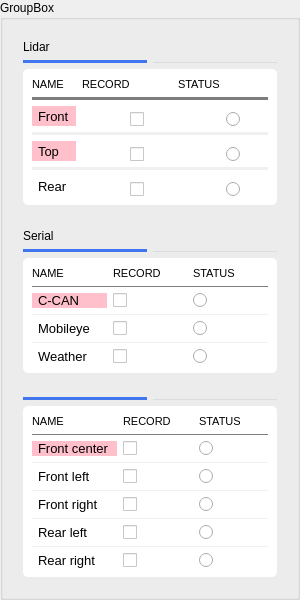
          <widget class="QGroupBox" name="leftContent_2">
           <property name="minimumSize">
            <size>
             <width>300</width>
             <height>0</height>
            </size>
           </property>
           <property name="maximumSize">
            <size>
             <width>300</width>
             <height>16777215</height>
            </size>
           </property>
           <property name="title">
            <string>GroupBox</string>
           </property>
           <layout class="QGridLayout" name="gridLayout_8">
            <item row="0" column="0">
             <widget class="QGroupBox" name="gr_lidar_3">
              <property name="styleSheet">
               <string notr="true">/*QGroupBox{
border-top:1px solid red;
margin-top:19px;
font-size:14px;
}
QGroupBox::title {
  subcontrol-origin: margin;
    subcontrol-position:left top; 
   padding:0;
	heiight:20px;
    background-color: transparent;
	border-bottom:4px solid red;
	visibility:hidden;
}*/

QGroupBox{
 	background-color: transparent;
	border:0;
}</string>
              </property>
              <property name="title">
               <string/>
              </property>
              <layout class="QGridLayout" name="gridLayout_29">
               <item row="0" column="0" colspan="2">
                <widget class="QLabel" name="label_43">
                 <property name="maximumSize">
                  <size>
                   <width>16777215</width>
                   <height>20</height>
                  </size>
                 </property>
                 <property name="styleSheet">
                  <string notr="true">font:14px 'Roboto';</string>
                 </property>
                 <property name="text">
                  <string>Lidar</string>
                 </property>
                </widget>
               </item>
               <item row="1" column="0">
                <widget class="Line" name="line_47">
                 <property name="styleSheet">
                  <string notr="true">background:#4175f0;
border:0;
width:25px;
height:4px;

</string>
                 </property>
                 <property name="orientation">
                  <enum>Qt::Horizontal</enum>
                 </property>
                </widget>
               </item>
               <item row="1" column="1">
                <widget class="Line" name="line_39">
                 <property name="styleSheet">
                  <string notr="true">background:transparent;
border-bottom:1px solid #dcdcdc;
</string>
                 </property>
                 <property name="orientation">
                  <enum>Qt::Horizontal</enum>
                 </property>
                </widget>
               </item>
               <item row="2" column="0" colspan="2">
                <widget class="QWidget" name="widget_17" native="true">
                 <property name="styleSheet">
                  <string notr="true">background:#ffffff;
border:0;
border-radius:5px;
font-size:13px;
</string>
                 </property>
                 <layout class="QGridLayout" name="gridLayout_4">
                  <item row="0" column="0">
                   <widget class="QLabel" name="lblTitle_28">
                    <property name="styleSheet">
                     <string notr="true">font-size:11px;</string>
                    </property>
                    <property name="text">
                     <string>NAME</string>
                    </property>
                   </widget>
                  </item>
                  <item row="0" column="1" colspan="2">
                   <widget class="QLabel" name="lblTitle_29">
                    <property name="styleSheet">
                     <string notr="true">font-size:11px;</string>
                    </property>
                    <property name="text">
                     <string>RECORD</string>
                    </property>
                   </widget>
                  </item>
                  <item row="0" column="3" colspan="2">
                   <widget class="QLabel" name="lblTitle_30">
                    <property name="styleSheet">
                     <string notr="true">font-size:11px;</string>
                    </property>
                    <property name="text">
                     <string>STATUS</string>
                    </property>
                   </widget>
                  </item>
                  <item row="1" column="0" colspan="5">
                   <widget class="Line" name="line_50">
                    <property name="styleSheet">
                     <string notr="true">background:#7d7d7d;</string>
                    </property>
                    <property name="orientation">
                     <enum>Qt::Horizontal</enum>
                    </property>
                   </widget>
                  </item>
                  <item row="2" column="0" rowspan="2">
                   <widget class="QLabel" name="label_44">
                    <property name="styleSheet">
                     <string notr="true">background:pink;
border-radius:0;
padding-left:3px;
padding-right:3px;</string>
                    </property>
                    <property name="text">
                     <string>Front</string>
                    </property>
                   </widget>
                  </item>
                  <item row="3" column="2">
                   <widget class="QCheckBox" name="chk_front_10">
                    <property name="text">
                     <string/>
                    </property>
                   </widget>
                  </item>
                  <item row="3" column="4">
                   <widget class="QRadioButton" name="radioButton_27">
                    <property name="text">
                     <string/>
                    </property>
                   </widget>
                  </item>
                  <item row="4" column="0" colspan="5">
                   <widget class="Line" name="line_48">
                    <property name="minimumSize">
                     <size>
                      <width>0</width>
                      <height>1</height>
                     </size>
                    </property>
                    <property name="styleSheet">
                     <string notr="true">background:#f0f0f0;</string>
                    </property>
                    <property name="orientation">
                     <enum>Qt::Horizontal</enum>
                    </property>
                   </widget>
                  </item>
                  <item row="5" column="0" rowspan="2">
                   <widget class="QLabel" name="label_45">
                    <property name="styleSheet">
                     <string notr="true">border-radius:0;
padding-left:3px;
padding-right:3px;
background-color:pink;</string>
                    </property>
                    <property name="text">
                     <string>Top</string>
                    </property>
                   </widget>
                  </item>
                  <item row="6" column="2">
                   <widget class="QCheckBox" name="chk_rear_10">
                    <property name="text">
                     <string/>
                    </property>
                   </widget>
                  </item>
                  <item row="6" column="4">
                   <widget class="QRadioButton" name="radioButton_32">
                    <property name="text">
                     <string/>
                    </property>
                   </widget>
                  </item>
                  <item row="7" column="0" colspan="5">
                   <widget class="Line" name="line_49">
                    <property name="minimumSize">
                     <size>
                      <width>0</width>
                      <height>1</height>
                     </size>
                    </property>
                    <property name="styleSheet">
                     <string notr="true">background:#f0f0f0;</string>
                    </property>
                    <property name="orientation">
                     <enum>Qt::Horizontal</enum>
                    </property>
                   </widget>
                  </item>
                  <item row="8" column="0" rowspan="2">
                   <widget class="QLabel" name="label_46">
                    <property name="styleSheet">
                     <string notr="true">border-radius:0;
padding-left:3px;
padding-right:3px;</string>
                    </property>
                    <property name="text">
                     <string>Rear</string>
                    </property>
                   </widget>
                  </item>
                  <item row="9" column="2">
                   <widget class="QCheckBox" name="chk_top_11">
                    <property name="text">
                     <string/>
                    </property>
                   </widget>
                  </item>
                  <item row="9" column="4">
                   <widget class="QRadioButton" name="radioButton_33">
                    <property name="text">
                     <string/>
                    </property>
                   </widget>
                  </item>
                 </layout>
                </widget>
               </item>
              </layout>
             </widget>
            </item>
            <item row="1" column="0">
             <widget class="QGroupBox" name="groupBox_2">
              <property name="styleSheet">
               <string notr="true">/*QGroupBox{
border-top:1px solid red;
margin-top:19px;
font-size:14px;
}
QGroupBox::title {
  subcontrol-origin: margin;
    subcontrol-position:left top; 
   padding:0;
	heiight:20px;
    background-color: transparent;
	border-bottom:4px solid red;
	visibility:hidden;
}*/

QGroupBox{
 	background-color: transparent;
	border:0;
}</string>
              </property>
              <property name="title">
               <string/>
              </property>
              <layout class="QGridLayout" name="gridLayout_12">
               <item row="0" column="0" colspan="2">
                <widget class="QLabel" name="label_12">
                 <property name="maximumSize">
                  <size>
                   <width>16777215</width>
                   <height>20</height>
                  </size>
                 </property>
                 <property name="styleSheet">
                  <string notr="true">font:14px 'Roboto';</string>
                 </property>
                 <property name="text">
                  <string>Serial</string>
                 </property>
                </widget>
               </item>
               <item row="1" column="0">
                <widget class="Line" name="line_54">
                 <property name="styleSheet">
                  <string notr="true">background:#4175f0;
border:0;
width:25px;
height:4px;

</string>
                 </property>
                 <property name="orientation">
                  <enum>Qt::Horizontal</enum>
                 </property>
                </widget>
               </item>
               <item row="1" column="1">
                <widget class="Line" name="line_53">
                 <property name="styleSheet">
                  <string notr="true">background:transparent;
border-bottom:1px solid #dcdcdc;
</string>
                 </property>
                 <property name="orientation">
                  <enum>Qt::Horizontal</enum>
                 </property>
                </widget>
               </item>
               <item row="2" column="0" colspan="2">
                <widget class="QWidget" name="widget_18" native="true">
                 <property name="styleSheet">
                  <string notr="true">background:#ffffff;
border:0;
border-radius:5px;
font-size:13px;
</string>
                 </property>
                 <layout class="QGridLayout" name="gridLayout_13">
                  <item row="0" column="0">
                   <widget class="QLabel" name="lblTitle_31">
                    <property name="styleSheet">
                     <string notr="true">font-size:11px;</string>
                    </property>
                    <property name="text">
                     <string>NAME</string>
                    </property>
                   </widget>
                  </item>
                  <item row="0" column="1">
                   <widget class="QLabel" name="lblTitle_32">
                    <property name="styleSheet">
                     <string notr="true">font-size:11px;</string>
                    </property>
                    <property name="text">
                     <string>RECORD</string>
                    </property>
                   </widget>
                  </item>
                  <item row="0" column="2">
                   <widget class="QLabel" name="lblTitle_33">
                    <property name="styleSheet">
                     <string notr="true">font-size:11px;</string>
                    </property>
                    <property name="text">
                     <string>STATUS</string>
                    </property>
                   </widget>
                  </item>
                  <item row="1" column="0" colspan="3">
                   <widget class="Line" name="line_58">
                    <property name="minimumSize">
                     <size>
                      <width>0</width>
                      <height>1</height>
                     </size>
                    </property>
                    <property name="maximumSize">
                     <size>
                      <width>16777215</width>
                      <height>1</height>
                     </size>
                    </property>
                    <property name="styleSheet">
                     <string notr="true">background:#7d7d7d;</string>
                    </property>
                    <property name="orientation">
                     <enum>Qt::Horizontal</enum>
                    </property>
                   </widget>
                  </item>
                  <item row="2" column="0">
                   <widget class="QLabel" name="label_47">
                    <property name="styleSheet">
                     <string notr="true">background:pink;
border-radius:0;
padding-left:3px;
padding-right:3px;</string>
                    </property>
                    <property name="text">
                     <string>C-CAN</string>
                    </property>
                   </widget>
                  </item>
                  <item row="2" column="1">
                   <widget class="QCheckBox" name="chk_front_11">
                    <property name="text">
                     <string/>
                    </property>
                   </widget>
                  </item>
                  <item row="2" column="2">
                   <widget class="QRadioButton" name="radioButton_34">
                    <property name="text">
                     <string/>
                    </property>
                   </widget>
                  </item>
                  <item row="3" column="0" colspan="3">
                   <widget class="Line" name="line_55">
                    <property name="minimumSize">
                     <size>
                      <width>0</width>
                      <height>1</height>
                     </size>
                    </property>
                    <property name="maximumSize">
                     <size>
                      <width>16777215</width>
                      <height>1</height>
                     </size>
                    </property>
                    <property name="styleSheet">
                     <string notr="true">background:#f0f0f0;</string>
                    </property>
                    <property name="orientation">
                     <enum>Qt::Horizontal</enum>
                    </property>
                   </widget>
                  </item>
                  <item row="4" column="0">
                   <widget class="QLabel" name="label_48">
                    <property name="styleSheet">
                     <string notr="true">border-radius:0;
padding-left:3px;
padding-right:3px;</string>
                    </property>
                    <property name="text">
                     <string>Mobileye</string>
                    </property>
                   </widget>
                  </item>
                  <item row="4" column="1">
                   <widget class="QCheckBox" name="chk_rear_11">
                    <property name="text">
                     <string/>
                    </property>
                   </widget>
                  </item>
                  <item row="4" column="2">
                   <widget class="QRadioButton" name="radioButton_35">
                    <property name="text">
                     <string/>
                    </property>
                   </widget>
                  </item>
                  <item row="5" column="0" colspan="3">
                   <widget class="Line" name="line_56">
                    <property name="minimumSize">
                     <size>
                      <width>0</width>
                      <height>1</height>
                     </size>
                    </property>
                    <property name="maximumSize">
                     <size>
                      <width>16777215</width>
                      <height>1</height>
                     </size>
                    </property>
                    <property name="styleSheet">
                     <string notr="true">background:#f0f0f0;</string>
                    </property>
                    <property name="orientation">
                     <enum>Qt::Horizontal</enum>
                    </property>
                   </widget>
                  </item>
                  <item row="6" column="0">
                   <widget class="QLabel" name="label_49">
                    <property name="styleSheet">
                     <string notr="true">border-radius:0;
padding-left:3px;
padding-right:3px;</string>
                    </property>
                    <property name="text">
                     <string>Weather</string>
                    </property>
                   </widget>
                  </item>
                  <item row="6" column="1">
                   <widget class="QCheckBox" name="chk_top_14">
                    <property name="text">
                     <string/>
                    </property>
                   </widget>
                  </item>
                  <item row="6" column="2">
                   <widget class="QRadioButton" name="radioButton_36">
                    <property name="text">
                     <string/>
                    </property>
                   </widget>
                  </item>
                 </layout>
                </widget>
               </item>
              </layout>
             </widget>
            </item>
            <item row="2" column="0">
             <widget class="QGroupBox" name="groupBox_7">
              <property name="styleSheet">
               <string notr="true">/*QGroupBox{
border-top:1px solid red;
margin-top:19px;
font-size:14px;
}
QGroupBox::title {
  subcontrol-origin: margin;
    subcontrol-position:left top; 
   padding:0;
	heiight:20px;
    background-color: transparent;
	border-bottom:4px solid red;
	visibility:hidden;
}*/

QGroupBox{
 	background-color: transparent;
	border:0;
}</string>
              </property>
              <property name="title">
               <string/>
              </property>
              <layout class="QGridLayout" name="gridLayout_14">
               <item row="1" column="0">
                <widget class="Line" name="line_65">
                 <property name="styleSheet">
                  <string notr="true">background:#4175f0;
border:0;
width:25px;
height:4px;

</string>
                 </property>
                 <property name="orientation">
                  <enum>Qt::Horizontal</enum>
                 </property>
                </widget>
               </item>
               <item row="1" column="1">
                <widget class="Line" name="line_64">
                 <property name="styleSheet">
                  <string notr="true">background:transparent;
border-bottom:1px solid #dcdcdc;
</string>
                 </property>
                 <property name="orientation">
                  <enum>Qt::Horizontal</enum>
                 </property>
                </widget>
               </item>
               <item row="2" column="0" colspan="2">
                <widget class="QWidget" name="widget_22" native="true">
                 <property name="styleSheet">
                  <string notr="true">background:#ffffff;
border:0;
border-radius:5px;
font-size:13px;
</string>
                 </property>
                 <layout class="QGridLayout" name="gridLayout_15">
                  <item row="0" column="0">
                   <widget class="QLabel" name="lblTitle_37">
                    <property name="styleSheet">
                     <string notr="true">font-size:11px;</string>
                    </property>
                    <property name="text">
                     <string>NAME</string>
                    </property>
                   </widget>
                  </item>
                  <item row="0" column="1">
                   <widget class="QLabel" name="lblTitle_38">
                    <property name="styleSheet">
                     <string notr="true">font-size:11px;</string>
                    </property>
                    <property name="text">
                     <string>RECORD</string>
                    </property>
                   </widget>
                  </item>
                  <item row="0" column="2">
                   <widget class="QLabel" name="lblTitle_39">
                    <property name="styleSheet">
                     <string notr="true">font-size:11px;</string>
                    </property>
                    <property name="text">
                     <string>STATUS</string>
                    </property>
                   </widget>
                  </item>
                  <item row="1" column="0" colspan="3">
                   <widget class="Line" name="line_68">
                    <property name="minimumSize">
                     <size>
                      <width>0</width>
                      <height>1</height>
                     </size>
                    </property>
                    <property name="maximumSize">
                     <size>
                      <width>16777215</width>
                      <height>1</height>
                     </size>
                    </property>
                    <property name="styleSheet">
                     <string notr="true">background:#7d7d7d;</string>
                    </property>
                    <property name="orientation">
                     <enum>Qt::Horizontal</enum>
                    </property>
                   </widget>
                  </item>
                  <item row="2" column="0">
                   <widget class="QLabel" name="label_50">
                    <property name="styleSheet">
                     <string notr="true">background:pink;
border-radius:0;
padding-left:3px;
padding-right:3px;</string>
                    </property>
                    <property name="text">
                     <string>Front center</string>
                    </property>
                   </widget>
                  </item>
                  <item row="2" column="1">
                   <widget class="QCheckBox" name="chk_front_13">
                    <property name="text">
                     <string/>
                    </property>
                   </widget>
                  </item>
                  <item row="2" column="2">
                   <widget class="QRadioButton" name="radioButton_37">
                    <property name="text">
                     <string/>
                    </property>
                   </widget>
                  </item>
                  <item row="3" column="0" colspan="3">
                   <widget class="Line" name="line_66">
                    <property name="minimumSize">
                     <size>
                      <width>0</width>
                      <height>1</height>
                     </size>
                    </property>
                    <property name="maximumSize">
                     <size>
                      <width>16777215</width>
                      <height>1</height>
                     </size>
                    </property>
                    <property name="styleSheet">
                     <string notr="true">background:#f0f0f0;</string>
                    </property>
                    <property name="orientation">
                     <enum>Qt::Horizontal</enum>
                    </property>
                   </widget>
                  </item>
                  <item row="4" column="0">
                   <widget class="QLabel" name="label_55">
                    <property name="styleSheet">
                     <string notr="true">border-radius:0;
padding-left:3px;
padding-right:3px;</string>
                    </property>
                    <property name="text">
                     <string>Front left</string>
                    </property>
                   </widget>
                  </item>
                  <item row="4" column="1">
                   <widget class="QCheckBox" name="chk_rear_13">
                    <property name="text">
                     <string/>
                    </property>
                   </widget>
                  </item>
                  <item row="4" column="2">
                   <widget class="QRadioButton" name="radioButton_38">
                    <property name="text">
                     <string/>
                    </property>
                   </widget>
                  </item>
                  <item row="5" column="0" colspan="3">
                   <widget class="Line" name="line_67">
                    <property name="minimumSize">
                     <size>
                      <width>0</width>
                      <height>1</height>
                     </size>
                    </property>
                    <property name="maximumSize">
                     <size>
                      <width>16777215</width>
                      <height>1</height>
                     </size>
                    </property>
                    <property name="styleSheet">
                     <string notr="true">background:#f0f0f0;</string>
                    </property>
                    <property name="orientation">
                     <enum>Qt::Horizontal</enum>
                    </property>
                   </widget>
                  </item>
                  <item row="6" column="0">
                   <widget class="QLabel" name="label_56">
                    <property name="styleSheet">
                     <string notr="true">border-radius:0;
padding-left:3px;
padding-right:3px;</string>
                    </property>
                    <property name="text">
                     <string>Front right</string>
                    </property>
                   </widget>
                  </item>
                  <item row="6" column="1">
                   <widget class="QCheckBox" name="chk_top_15">
                    <property name="text">
                     <string/>
                    </property>
                   </widget>
                  </item>
                  <item row="6" column="2">
                   <widget class="QRadioButton" name="radioButton_39">
                    <property name="text">
                     <string/>
                    </property>
                   </widget>
                  </item>
                  <item row="7" column="0" colspan="3">
                   <widget class="Line" name="line_69">
                    <property name="minimumSize">
                     <size>
                      <width>0</width>
                      <height>1</height>
                     </size>
                    </property>
                    <property name="maximumSize">
                     <size>
                      <width>16777215</width>
                      <height>1</height>
                     </size>
                    </property>
                    <property name="styleSheet">
                     <string notr="true">background:#f0f0f0;</string>
                    </property>
                    <property name="orientation">
                     <enum>Qt::Horizontal</enum>
                    </property>
                   </widget>
                  </item>
                  <item row="8" column="0">
                   <widget class="QLabel" name="label_57">
                    <property name="styleSheet">
                     <string notr="true">border-radius:0;
padding-left:3px;
padding-right:3px;</string>
                    </property>
                    <property name="text">
                     <string>Rear left</string>
                    </property>
                   </widget>
                  </item>
                  <item row="8" column="1">
                   <widget class="QCheckBox" name="chk_top_16">
                    <property name="text">
                     <string/>
                    </property>
                   </widget>
                  </item>
                  <item row="8" column="2">
                   <widget class="QRadioButton" name="radioButton_44">
                    <property name="text">
                     <string/>
                    </property>
                   </widget>
                  </item>
                  <item row="9" column="0" colspan="3">
                   <widget class="Line" name="line_70">
                    <property name="minimumSize">
                     <size>
                      <width>0</width>
                      <height>1</height>
                     </size>
                    </property>
                    <property name="maximumSize">
                     <size>
                      <width>16777215</width>
                      <height>1</height>
                     </size>
                    </property>
                    <property name="styleSheet">
                     <string notr="true">background:#f0f0f0;</string>
                    </property>
                    <property name="orientation">
                     <enum>Qt::Horizontal</enum>
                    </property>
                   </widget>
                  </item>
                  <item row="10" column="0">
                   <widget class="QLabel" name="label_58">
                    <property name="styleSheet">
                     <string notr="true">border-radius:0;
padding-left:3px;
padding-right:3px;</string>
                    </property>
                    <property name="text">
                     <string>Rear right</string>
                    </property>
                   </widget>
                  </item>
                  <item row="10" column="1">
                   <widget class="QCheckBox" name="chk_top_17">
                    <property name="text">
                     <string/>
                    </property>
                   </widget>
                  </item>
                  <item row="10" column="2">
                   <widget class="QRadioButton" name="radioButton_45">
                    <property name="text">
                     <string/>
                    </property>
                   </widget>
                  </item>
                 </layout>
                </widget>
               </item>
              </layout>
              <widget class="Line" name="line_71">
               <property name="geometry">
                <rect>
                 <x>20</x>
                 <y>240</y>
                 <width>250</width>
                 <height>1</height>
                </rect>
               </property>
               <property name="styleSheet">
                <string notr="true">background:#f0f0f0;</string>
               </property>
               <property name="orientation">
                <enum>Qt::Horizontal</enum>
               </property>
              </widget>
             </widget>
            </item>
           </layout>
          </widget>
